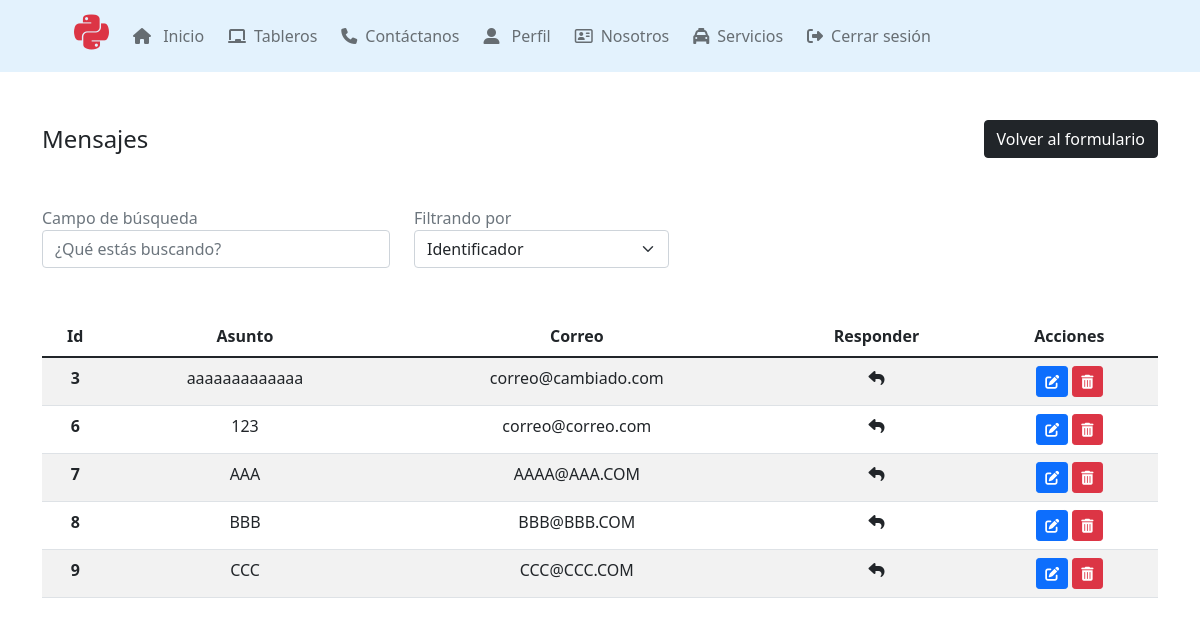
The page /contacts/ (signed in) on the database its author committed.
### api/models.py (models this page shows, shortened)
class Contact(models.Model):
    email = models.EmailField(verbose_name="Correo electrónico")
    subject = models.CharField(verbose_name="Asunto", max_length=255)
    message = models.TextField(verbose_name="Mensaje")
    created_at = models.DateTimeField(auto_now_add=True)
    updated_at = models.DateTimeField(auto_now=True)

### api/views.py (the view, shortened to what this page needs)
# urls.py: path('contacts/', login_required(AllContactsView.as_view()), name="all_contacts"),
class AllContactsView(TemplateView):
    template_name = 'contacts.html'
    def get_context_data(self, **kwargs):
        context = super().get_context_data(**kwargs)
        context['contacts'] = Contact.objects.all()
        return context

### api/templates/contacts.html (shortened to what this page needs)
{% extends 'base.html'%}
{% block content %}
<div class="container text-dark">
    <div class="row">
        <div class="col-12 pt-5 mb-5 d-block d-sm-block d-md-flex justify-content-between align-items-center">
            <h4 class="text-center mb-4 mb-sm-4 mb-md-0">Mensajes</h4>
            <div>
                <a class="btn btn-dark d-block d-sm-block d-md-inline-block" href="{% url 'contact' %}">Volver al
                    formulario</a>
            </div>
        </div>
        <div class="row mb-5">
            <div class="col-12 col-md-4">
                <div class="form-group">
                    <label class="text-muted">Campo de búsqueda</label>
                    <input id="input-search" placeholder="¿Qué estás buscando?" type="text" class="form-control">
                </div>
            </div>
            <div class="form-group col-12 col-md-3">
                <label class="text-muted">Filtrando por</label>
                <select class="form-select" id="select-filter">
                    <option value="tb-id">Identificador</option>
                </select>
            </div>
        </div>
    </div>
    <div class="table-responsive">
        <table class="table table-striped text-center ">
            <thead>
                <tr>
                    <th scope="col">Id</th>
                    <th scope="col">Asunto</th>
                    <th scope="col">Correo</th>
                    <th scope="col">Responder</th>
                    <th scope="col">Acciones</th>
                </tr>
            </thead>
            <tbody>
                {% for contact in contacts %}
                <tr class="tb-row-container">
                    <th class="tb-id" scope="row">{{ contact.id }}</th>
                    <td class="tb-subject">{{ contact.subject }}</td>
                    <td class="tb-email">{{ contact.email }}</td>
                    <td><a class="text-dark" href="{% url 'reply_to_contact' contact.id %}"><i
                                class="fas fa-reply"></i></a></td>
                    <td>
                        <a href="{% url 'edit_contact' contact.id %}" class="btn btn-sm btn-primary"><i
                                class="fas fa-edit"></i></a>
                        <a href="{% url 'delete_contact' contact.id %}" class="btn btn-sm btn-danger"><i
                                class="fas fa-trash-alt"></i></a>
                    </td>
                </tr>
                {% endfor %}
            </tbody>
        </table>
    </div>
</div>
{% endblock %}

### api/static/css/index.css (style rules this page uses)
* { margin: 0; padding: 0; box-sizing: border-box; -moz-box-sizing: border-box; -moz-box-sizing: border-box; ; }
html, body { height: 100%; }
body { color: rgb(0, 0, 0); overflow-x: hidden; background-color: rgb(255, 255, 255) !important; background-repeat: no-repeat; }

### rows shown on the page
Contact: id "3", subject "aaaaaaaaaaaaa", email "correo@cambiado.com"
Contact: id "6", subject "123", email "correo@correo.com"
Contact: id "7", subject "AAA", email "AAAA@AAA.COM"
Contact: id "8", subject "BBB", email "BBB@BBB.COM"
Contact: id "9", subject "CCC", email "CCC@CCC.COM"
